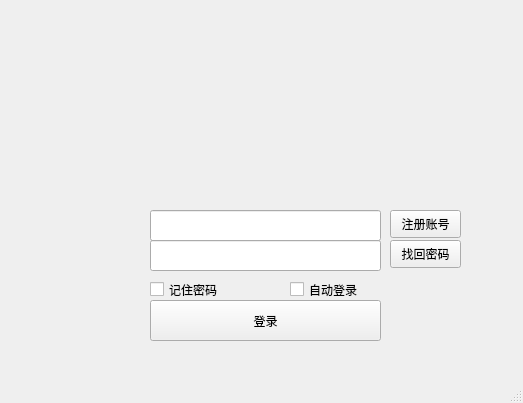
<?xml version="1.0" encoding="UTF-8"?>
<ui version="4.0">
 <class>MainWindow</class>
 <widget class="QMainWindow" name="MainWindow">
  <property name="geometry">
   <rect>
    <x>0</x>
    <y>0</y>
    <width>523</width>
    <height>403</height>
   </rect>
  </property>
  <property name="windowTitle">
   <string>MainWindow</string>
  </property>
  <widget class="QWidget" name="centralwidget">
   <widget class="QPushButton" name="loginbtn">
    <property name="geometry">
     <rect>
      <x>150</x>
      <y>300</y>
      <width>231</width>
      <height>41</height>
     </rect>
    </property>
    <property name="text">
     <string>登录</string>
    </property>
   </widget>
   <widget class="QLineEdit" name="account_text">
    <property name="geometry">
     <rect>
      <x>150</x>
      <y>210</y>
      <width>231</width>
      <height>31</height>
     </rect>
    </property>
    <property name="text">
     <string/>
    </property>
   </widget>
   <widget class="QLineEdit" name="passwd_text">
    <property name="geometry">
     <rect>
      <x>150</x>
      <y>240</y>
      <width>231</width>
      <height>31</height>
     </rect>
    </property>
   </widget>
   <widget class="QCheckBox" name="remember_passwd">
    <property name="geometry">
     <rect>
      <x>150</x>
      <y>280</y>
      <width>91</width>
      <height>19</height>
     </rect>
    </property>
    <property name="text">
     <string>记住密码</string>
    </property>
   </widget>
   <widget class="QCheckBox" name="autologin">
    <property name="geometry">
     <rect>
      <x>290</x>
      <y>280</y>
      <width>91</width>
      <height>19</height>
     </rect>
    </property>
    <property name="text">
     <string>自动登录</string>
    </property>
   </widget>
   <widget class="QPushButton" name="register_2">
    <property name="geometry">
     <rect>
      <x>390</x>
      <y>210</y>
      <width>71</width>
      <height>28</height>
     </rect>
    </property>
    <property name="text">
     <string>注册账号</string>
    </property>
   </widget>
   <widget class="QPushButton" name="find_passwd">
    <property name="geometry">
     <rect>
      <x>390</x>
      <y>240</y>
      <width>71</width>
      <height>28</height>
     </rect>
    </property>
    <property name="text">
     <string>找回密码</string>
    </property>
   </widget>
   <widget class="QLabel" name="label">
    <property name="geometry">
     <rect>
      <x>0</x>
      <y>0</y>
      <width>521</width>
      <height>191</height>
     </rect>
    </property>
    <property name="styleSheet">
     <string notr="true"/>
    </property>
    <property name="text">
     <string/>
    </property>
   </widget>
   <widget class="QLabel" name="label_2">
    <property name="geometry">
     <rect>
      <x>40</x>
      <y>210</y>
      <width>72</width>
      <height>61</height>
     </rect>
    </property>
    <property name="styleSheet">
     <string notr="true">image: url(:/a/8694a4c27d1ed21b526a6c8cad6eddc451da3f33.jpg);</string>
    </property>
    <property name="text">
     <string/>
    </property>
   </widget>
  </widget>
  <widget class="QMenuBar" name="menubar">
   <property name="geometry">
    <rect>
     <x>0</x>
     <y>0</y>
     <width>523</width>
     <height>26</height>
    </rect>
   </property>
  </widget>
  <widget class="QStatusBar" name="statusbar"/>
 </widget>
 <resources>
  <include location="a.qrc"/>
 </resources>
 <connections>
  <connection>
   <sender>register_2</sender>
   <signal>clicked()</signal>
   <receiver>MainWindow</receiver>
   <slot>shot_zhuce()</slot>
   <hints>
    <hint type="sourcelabel">
     <x>433</x>
     <y>243</y>
    </hint>
    <hint type="destinationlabel">
     <x>486</x>
     <y>325</y>
    </hint>
   </hints>
  </connection>
  <connection>
   <sender>find_passwd</sender>
   <signal>clicked()</signal>
   <receiver>MainWindow</receiver>
   <slot>shot_newpasswd()</slot>
   <hints>
    <hint type="sourcelabel">
     <x>423</x>
     <y>281</y>
    </hint>
    <hint type="destinationlabel">
     <x>505</x>
     <y>274</y>
    </hint>
   </hints>
  </connection>
  <connection>
   <sender>loginbtn</sender>
   <signal>clicked()</signal>
   <receiver>MainWindow</receiver>
   <slot>shot_login()</slot>
   <hints>
    <hint type="sourcelabel">
     <x>337</x>
     <y>346</y>
    </hint>
    <hint type="destinationlabel">
     <x>446</x>
     <y>351</y>
    </hint>
   </hints>
  </connection>
 </connections>
 <slots>
  <slot>shot_zhuce()</slot>
  <slot>shot_newpasswd()</slot>
  <slot>shot_login()</slot>
 </slots>
</ui>
